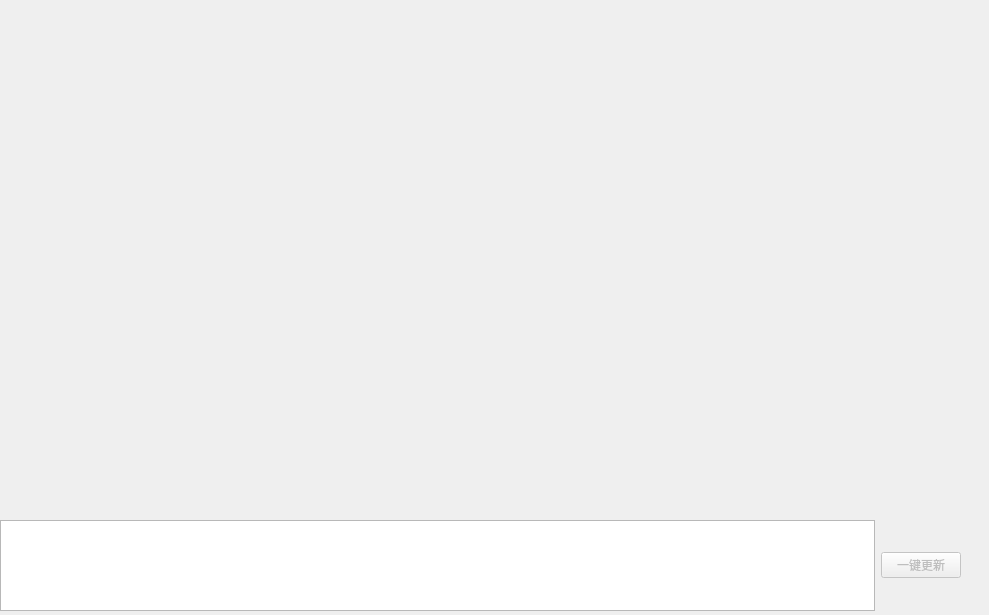
<?xml version="1.0" encoding="UTF-8"?>
<ui version="4.0">
 <class>Dialog</class>
 <widget class="QDialog" name="Dialog">
  <property name="geometry">
   <rect>
    <x>0</x>
    <y>0</y>
    <width>989</width>
    <height>615</height>
   </rect>
  </property>
  <property name="windowTitle">
   <string>在线更新</string>
  </property>
  <property name="modal">
   <bool>true</bool>
  </property>
  <widget class="QWidget" name="verticalLayoutWidget">
   <property name="geometry">
    <rect>
     <x>0</x>
     <y>0</y>
     <width>961</width>
     <height>511</height>
    </rect>
   </property>
   <layout class="QVBoxLayout" name="verticalLayout"/>
  </widget>
  <widget class="QWidget" name="horizontalLayoutWidget">
   <property name="geometry">
    <rect>
     <x>0</x>
     <y>520</y>
     <width>961</width>
     <height>91</height>
    </rect>
   </property>
   <layout class="QHBoxLayout" name="horizontalLayout">
    <item>
     <widget class="QTextEdit" name="textEdit"/>
    </item>
    <item>
     <widget class="QPushButton" name="pushButton">
      <property name="enabled">
       <bool>false</bool>
      </property>
      <property name="text">
       <string>一键更新</string>
      </property>
     </widget>
    </item>
   </layout>
  </widget>
 </widget>
 <resources/>
 <connections/>
</ui>
